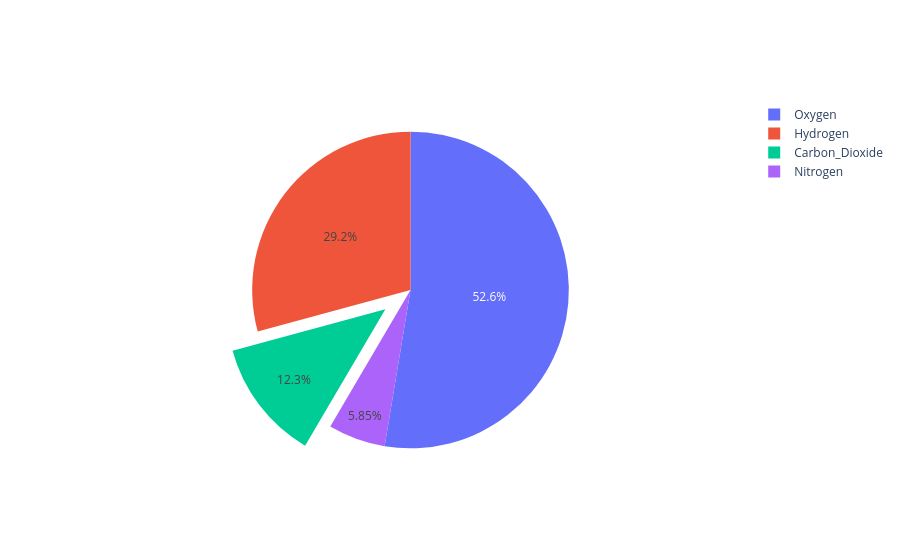

Notebook code cell kept with this figure:
### Markdown cell above
# explode = (0, 0.2, 0)   # B wala slice bahar niklega
# Plotly me pull use hota hai.

### Code cell
labels = ['Oxygen','Hydrogen','Carbon_Dioxide','Nitrogen']
values = [4500, 2500, 1053, 500]

# pull is given as a fraction of the pie radius
fig = go.Figure(data=[go.Pie(labels=labels, values=values, pull=[0, 0, 0.2, 0])])
fig.show()

### Figure 1 — Plotly figure (JSON) as saved in the notebook; plotly's stock layout.template omitted (floating-point values rounded to 4 significant figures)
{"data": [{"labels": ["Oxygen", "Hydrogen", "Carbon_Dioxide", "Nitrogen"], "pull": [0, 0, 0.2, 0], "type": "pie", "values": [4500, 2500, 1053, 500]}], "layout": {}}
